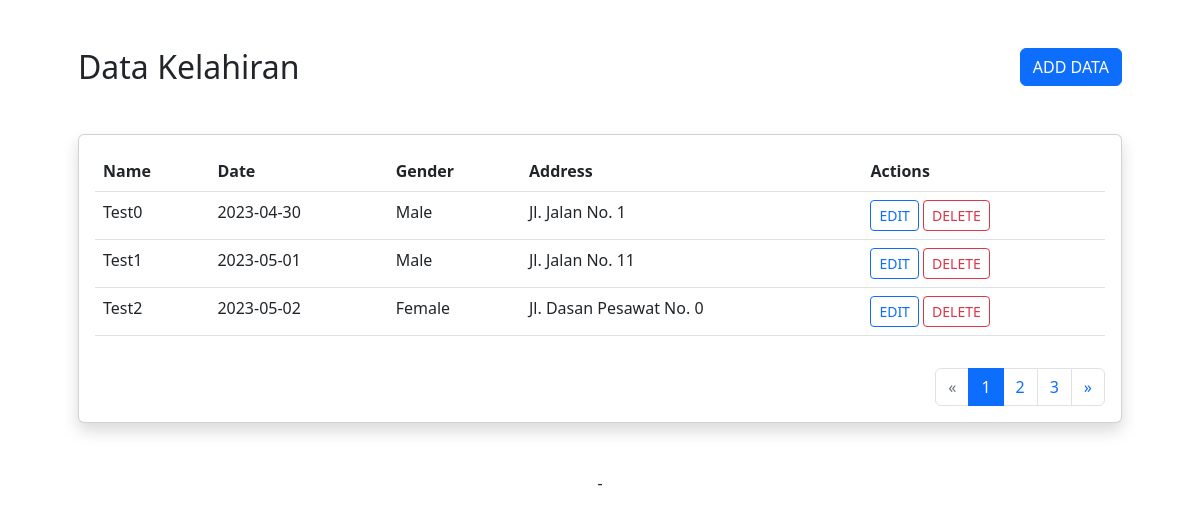
The page / on the database its author committed.
### tables this page shows
CREATE TABLE `data_kelahiran` (
  `id` int(11) NOT NULL,
  `name` varchar(100) NOT NULL,
  `birthdate` varchar(100) NOT NULL,
  `gender` varchar(10) NOT NULL,
  `address` varchar(100) NOT NULL
);

### config/connect.php (called while the page is built, shortened)
<?php
$severname = '127.0.0.1';
$username = 'root';
$password = '';
$dbname = 'informatika';
$connect = mysqli_connect($severname, $username, $password, $dbname);
function get($table, $condition = '', $select = '*')
{
    global $connect;
    $query = "SELECT " . $select . " FROM " . $table . " " . $condition;
    $result = mysqli_query($connect, $query);
    return $result;
}

### index.php (the view, shortened to what this page needs)
<?php
include_once "config/connect.php";
?>
<!doctype html>
<html lang="en">
<head>
    <link href="https://cdn.jsdelivr.net/npm/bootstrap@5.2.3/dist/css/bootstrap.min.css" rel="stylesheet">
</head>
<body>
    <div class="main-content">
        <div class="container p-5">
            <div class="row">
                <div class="col">
                    <h2 class="mb-5">Data Kelahiran</h2>
                </div>
                <div class="col text-end">
                    <a href="add.php" class="btn btn-primary">ADD DATA</a>
                </div>
            </div>
            <div class="card shadow">
                <div class="table-responsive p-3">
                    <table class="table align-items-center table-flush">
                        <thead class="thead-light">
                            <tr>
                                <th scope="col">Name</th>
                                <th scope="col">Date</th>
                                <th scope="col">Gender</th>
                                <th scope="col">Address</th>
                                <th scope="col">Actions</th>
                            </tr>
                        </thead>
                        <tbody>
                            <?php
                            $get = get('data_kelahiran');
                            foreach ($get as $data) :
                                $id = $data['id'];
                                $name = $data['name'];
                                $birthdate = $data['birthdate'];
                                $gender = $data['gender'];
                                $address = $data['address'];
                            ?>
                                <tr>
                                    <td>
                                        <?= ucwords($name) ?>
                                    </td>
                                    <td>
                                        <?= $birthdate ?>
                                    </td>
                                    <td>
                                        <?= ucfirst($gender) ?>
                                    </td>
                                    <td>
                                        <?= ucwords($address) ?>
                                    </td>
                                    <td>
                                        <a href="edit.php?id=<?=$id?>" class="btn btn-outline-primary btn-sm">EDIT</a>
                                        <a href="delete.php?id=<?=$id?>" class="btn btn-outline-danger btn-sm" onclick="return confirm('Are you sure to DELETE this DATA?')">DELETE</a>
                                    </td>
                                </tr>
                            <?php endforeach ?>
                        </tbody>
                    </table>
                </div>
                <div>
                    <nav>
                        <ul class="justify-content-end pagination pe-3">
                            <li class="page-item disabled">
                                <a class="page-link" href="#" aria-label="Previous">
                                    <span aria-hidden="true">&laquo;</span>
                                </a>
                            </li>
                            <li class="page-item active">
                                <a class="page-link" href="#">1</a>
                            </li>
                            <li class="page-item">
                                <a class="page-link" href="#">2</a>
                            </li>
                            <li class="page-item">
                                <a class="page-link" href="#">3</a>
                            </li>
                            <li class="page-item">
                                <a class="page-link" href="#" aria-label="Next">
                                    <span aria-hidden="true">&raquo;</span>
                                </a>
                            </li>
                        </ul>
                    </nav>
                </div>
            </div>
        </div>
    </div>
    <footer class="footer">
        <div class="text-center">
            <div class="copyright">
                <p>-</p>
            </div>
        </div>
    </footer>
</body>
</html>

### rows shown on the page
data_kelahiran: name "Test0", birthdate "2023-04-30", gender "Male", address "Jl. Jalan No. 1"
data_kelahiran: name "Test1", birthdate "2023-05-01", gender "Male", address "Jl. Jalan No. 11"
data_kelahiran: name "Test2", birthdate "2023-05-02", gender "Female", address "Jl. Dasan Pesawat No. 0"
